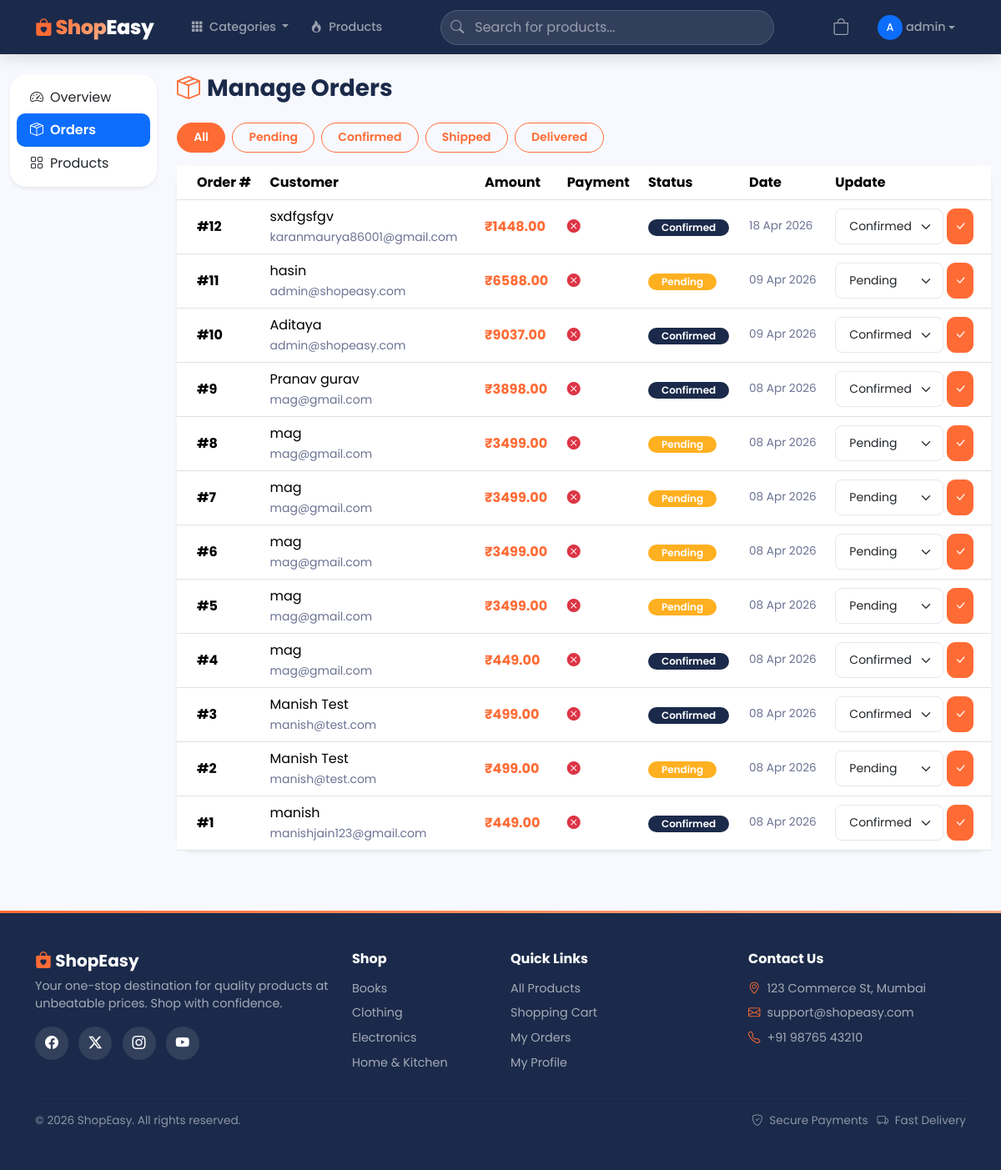
The app's page /dashboard/orders/ (signed in) with its own data.
### accounts/models.py (models this page shows, shortened)
class User(AbstractUser):
    phone = models.CharField(max_length=15, blank=True)
    address = models.TextField(blank=True)
    city = models.CharField(max_length=100, blank=True)
    state = models.CharField(max_length=100, blank=True)
    pincode = models.CharField(max_length=10, blank=True)

### orders/models.py (models this page shows, shortened)
class Order(models.Model):
    STATUS_CHOICES = [
        ('pending', 'Pending'),
        ('confirmed', 'Confirmed'),
        ('shipped', 'Shipped'),
        ('delivered', 'Delivered'),
        ('cancelled', 'Cancelled'),
    ]
    PAYMENT_METHOD_CHOICES = [
        ('razorpay', 'Razorpay'),
        ('cod', 'Cash on Delivery'),
    ]
    user = models.ForeignKey(settings.AUTH_USER_MODEL, on_delete=models.CASCADE, related_name='orders')
    full_name = models.CharField(max_length=200)
    email = models.EmailField()
    phone = models.CharField(max_length=15)
    address = models.TextField()
    city = models.CharField(max_length=100)
    state = models.CharField(max_length=100)
    pincode = models.CharField(max_length=10)
    total_amount = models.DecimalField(max_digits=10, decimal_places=2)
    payment_method = models.CharField(max_length=20, choices=PAYMENT_METHOD_CHOICES, default='razorpay')
    status = models.CharField(max_length=20, choices=STATUS_CHOICES, default='pending')
    razorpay_order_id = models.CharField(max_length=200, blank=True)
    razorpay_payment_id = models.CharField(max_length=200, blank=True)
    razorpay_signature = models.CharField(max_length=500, blank=True)
    is_paid = models.BooleanField(default=False)
    created_at = models.DateTimeField(auto_now_add=True)
    updated_at = models.DateTimeField(auto_now=True)
    class Meta:
        ordering = ['-created_at']

### products/models.py (models this page shows, shortened)
class Category(models.Model):
    name = models.CharField(max_length=200)
    slug = models.SlugField(unique=True)
    image = models.ImageField(upload_to='categories/', blank=True)
    class Meta:
        verbose_name_plural = 'Categories'
        ordering = ['name']

### dashboard/views.py (the view)
# urls.py: path('orders/', views.dashboard_orders, name='dashboard_orders'),
@staff_member_required
def dashboard_orders(request):
    orders = Order.objects.all()
    status_filter = request.GET.get('status')
    if status_filter:
        orders = orders.filter(status=status_filter)
    return render(request, 'dashboard/orders.html', {'orders': orders, 'status_filter': status_filter})

### templates/dashboard/orders.html (shortened to what this page needs)
{% extends 'base.html' %}
{% load static %}
{% block content %}
<div class="container-fluid py-4">
    <div class="row g-4">
        <div class="col-lg-2 animate-fadeInLeft">
            <div class="card shadow-sm" style="border-radius:var(--radius-lg);">
                <div class="card-body p-2">
                    <div class="list-group list-group-flush">
                        <a href="{% url 'dashboard_home' %}" class="list-group-item list-group-item-action" style="border-radius:10px;border:none;">
                            <i class="bi bi-speedometer2 me-2"></i>Overview
                        </a>
                        <a href="{% url 'dashboard_orders' %}" class="list-group-item list-group-item-action active" style="border-radius:10px;border:none;font-weight:600;">
                            <i class="bi bi-box-seam me-2"></i>Orders
                        </a>
                        <a href="{% url 'dashboard_products' %}" class="list-group-item list-group-item-action" style="border-radius:10px;border:none;">
                            <i class="bi bi-grid me-2"></i>Products
                        </a>
                    </div>
                </div>
            </div>
        </div>
        <div class="col-lg-10">
            <h3 class="fw-bold mb-4 animate-fadeInUp" style="color:var(--secondary);">
                <i class="bi bi-box-seam me-2" style="color:var(--primary);"></i>Manage Orders
            </h3>
            <div class="mb-3 animate-fadeInUp delay-1 d-flex gap-2 flex-wrap">
                <a href="{% url 'dashboard_orders' %}" class="btn btn-sm {% if not status_filter %}btn-primary{% else %}btn-outline-primary{% endif %}" style="border-radius:50px;padding:0.4rem 1.2rem;">All</a>
                <a href="?status=pending" class="btn btn-sm {% if status_filter == 'pending' %}btn-primary{% else %}btn-outline-primary{% endif %}" style="border-radius:50px;padding:0.4rem 1.2rem;">Pending</a>
                <a href="?status=confirmed" class="btn btn-sm {% if status_filter == 'confirmed' %}btn-primary{% else %}btn-outline-primary{% endif %}" style="border-radius:50px;padding:0.4rem 1.2rem;">Confirmed</a>
                <a href="?status=shipped" class="btn btn-sm {% if status_filter == 'shipped' %}btn-primary{% else %}btn-outline-primary{% endif %}" style="border-radius:50px;padding:0.4rem 1.2rem;">Shipped</a>
                <a href="?status=delivered" class="btn btn-sm {% if status_filter == 'delivered' %}btn-primary{% else %}btn-outline-primary{% endif %}" style="border-radius:50px;padding:0.4rem 1.2rem;">Delivered</a>
            </div>
            <div class="card shadow-sm animate-fadeInUp delay-2">
                <div class="card-body p-0">
                    <div class="table-responsive">
                        <table class="table table-hover mb-0 align-middle">
                            <thead style="background:var(--secondary);color:#fff;">
                                <tr>
                                    <th class="ps-4">Order #</th>
                                    <th>Customer</th>
                                    <th>Amount</th>
                                    <th>Payment</th>
                                    <th>Status</th>
                                    <th>Date</th>
                                    <th>Update</th>
                                </tr>
                            </thead>
                            <tbody>
                                {% for order in orders %}
                                <tr>
                                    <td class="ps-4 fw-bold">#{{ order.id }}</td>
                                    <td>
                                        {{ order.full_name }}
                                        <br><small style="color:var(--text-muted);">{{ order.email }}</small>
                                    </td>
                                    <td style="font-weight:700;color:var(--primary);">&#8377;{{ order.total_amount }}</td>
                                    <td>
                                        {% if order.is_paid %}
                                        <span style="color:var(--accent);"><i class="bi bi-check-circle-fill"></i></span>
                                        {% else %}
                                        <span class="text-danger"><i class="bi bi-x-circle-fill"></i></span>
                                        {% endif %}
                                    </td>
                                    <td>
                                        {% if order.status == 'delivered' %}
                                        <span class="badge px-3 py-1" style="background:var(--accent);">Delivered</span>
                                        {% elif order.status == 'shipped' %}
                                        <span class="badge bg-info px-3 py-1">Shipped</span>
                                        {% elif order.status == 'confirmed' %}
                                        <span class="badge px-3 py-1" style="background:var(--secondary);">Confirmed</span>
                                        {% elif order.status == 'cancelled' %}
                                        <span class="badge bg-danger px-3 py-1">Cancelled</span>
                                        {% else %}
                                        <span class="badge px-3 py-1" style="background:#FFB020;">Pending</span>
                                        {% endif %}
                                    </td>
                                    <td style="color:var(--text-muted);font-size:0.85rem;">{{ order.created_at|date:"d M Y" }}</td>
                                    <td>
                                        <form method="POST" action="{% url 'dashboard_order_update' order.id %}" class="d-flex gap-1">
                                            <select name="status" class="form-select form-select-sm" style="width:130px;border-radius:8px;">
                                                <option value="pending" {% if order.status == 'pending' %}selected{% endif %}>Pending</option>
                                                <option value="confirmed" {% if order.status == 'confirmed' %}selected{% endif %}>Confirmed</option>
                                            </select>
                                            <button type="submit" class="btn btn-sm btn-primary"><i class="bi bi-check-lg"></i></button>
                                        </form>
                                    </td>
                                </tr>
                                {% empty %}
                                <tr><td colspan="7" class="text-center py-4" style="color:var(--text-muted);">No orders found</td></tr>
                                {% endfor %}
                            </tbody>
                        </table>
                    </div>
                </div>
            </div>
        </div>
    </div>
</div>
{% endblock %}

### templates/base.html (shortened to what this page needs)
{% load static %}
<!DOCTYPE html>
<html lang="en">
<head>
    <link href="https://cdn.jsdelivr.net/npm/bootstrap@5.3.3/dist/css/bootstrap.min.css" rel="stylesheet">
    <link href="https://cdn.jsdelivr.net/npm/bootstrap-icons@1.11.3/font/bootstrap-icons.min.css" rel="stylesheet">
    <link href="{% static 'css/style.css' %}" rel="stylesheet">
</head>
<body>
    <nav class="navbar navbar-expand-lg navbar-dark navbar-main sticky-top" id="mainNav">
        <div class="container">
            <a class="navbar-brand" href="{% url 'home' %}">
                <i class="bi bi-bag-heart-fill"></i> <span>Shop</span>Easy
            </a>
            <div class="collapse navbar-collapse" id="navbarNav">
                <ul class="navbar-nav me-auto ms-3">
                    <li class="nav-item dropdown nav-categories">
                        <a class="nav-link dropdown-toggle" href="#" data-bs-toggle="dropdown">
                            <i class="bi bi-grid-3x3-gap-fill me-1"></i> Categories
                        </a>
                    </li>
                    <li class="nav-item">
                        <a class="nav-link" href="{% url 'product_list' %}">
                            <i class="bi bi-fire me-1"></i> Products
                        </a>
                    </li>
                </ul>
                <form class="search-box flex-grow-1 mx-3" action="{% url 'product_list' %}" method="GET">
                    <i class="bi bi-search search-icon"></i>
                    <input class="form-control" type="search" name="q" placeholder="Search for products..." value="{{ query|default:'' }}">
                </form>
                <ul class="navbar-nav ms-auto align-items-center">
                    <li class="nav-item">
                        <a class="nav-link cart-link" href="{% url 'cart_detail' %}">
                            <i class="bi bi-bag fs-5"></i>
                        </a>
                    </li>
                    {% if user.is_authenticated %}
                    <li class="nav-item dropdown ms-2">
                        <a class="nav-link dropdown-toggle d-flex align-items-center" href="#" data-bs-toggle="dropdown">
                            <div class="rounded-circle bg-primary d-flex align-items-center justify-content-center me-1" style="width:30px;height:30px;font-size:0.8rem;color:#fff;">
                                {{ user.username|make_list|first|upper }}
                            </div>
                            {{ user.username }}
                        </a>
                    </li>
                    {% endif %}
                </ul>
            </div>
        </div>
    </nav>
    <main>
        {% block content %}{% endblock %}
    </main>
    <footer class="footer-main py-5 mt-5">
        <div class="container">
            <div class="row g-4">
                <div class="col-lg-4">
                    <h5><i class="bi bi-bag-heart-fill" style="color:var(--primary);"></i> ShopEasy</h5>
                    <p style="color:rgba(255,255,255,0.6);font-size:0.9rem;">Your one-stop destination for quality products at unbeatable prices. Shop with confidence.</p>
                    <div class="footer-social mt-3">
                        <a href="#"><i class="bi bi-facebook"></i></a>
                        <a href="#"><i class="bi bi-twitter-x"></i></a>
                        <a href="#"><i class="bi bi-instagram"></i></a>
                        <a href="#"><i class="bi bi-youtube"></i></a>
                    </div>
                </div>
                <div class="col-lg-2">
                    <h6 class="mb-3">Shop</h6>
                    <ul class="list-unstyled" style="font-size:0.9rem;">
                        {% for cat in nav_categories %}
                        <li class="mb-2"><a href="{% url 'product_list' %}?category={{ cat.slug }}">{{ cat.name }}</a></li>
                        {% endfor %}
                    </ul>
                </div>
                <div class="col-lg-3">
                    <h6 class="mb-3">Quick Links</h6>
                    <ul class="list-unstyled" style="font-size:0.9rem;">
                        <li class="mb-2"><a href="{% url 'product_list' %}">All Products</a></li>
                        <li class="mb-2"><a href="{% url 'cart_detail' %}">Shopping Cart</a></li>
                        {% if user.is_authenticated %}
                        <li class="mb-2"><a href="{% url 'order_list' %}">My Orders</a></li>
                        <li class="mb-2"><a href="{% url 'profile' %}">My Profile</a></li>
                        {% else %}
                        <li class="mb-2"><a href="{% url 'login' %}">Login</a></li>
                        <li class="mb-2"><a href="{% url 'signup' %}">Sign Up</a></li>
                        {% endif %}
                    </ul>
                </div>
                <div class="col-lg-3">
                    <h6 class="mb-3">Contact Us</h6>
                    <ul class="list-unstyled" style="font-size:0.9rem;color:rgba(255,255,255,0.6);">
                        <li class="mb-2"><i class="bi bi-geo-alt me-2" style="color:var(--primary);"></i>123 Commerce St, Mumbai</li>
                        <li class="mb-2"><i class="bi bi-envelope me-2" style="color:var(--primary);"></i>support@shopeasy.com</li>
                        <li class="mb-2"><i class="bi bi-telephone me-2" style="color:var(--primary);"></i>+91 98765 43210</li>
                    </ul>
                </div>
            </div>
            <hr style="border-color:rgba(255,255,255,0.1);">
            <div class="d-flex justify-content-between align-items-center flex-wrap">
                <p style="color:rgba(255,255,255,0.5);font-size:0.85rem;" class="mb-0">&copy; 2026 ShopEasy. All rights reserved.</p>
                <div style="color:rgba(255,255,255,0.5);font-size:0.85rem;">
                    <i class="bi bi-shield-check me-1"></i> Secure Payments &nbsp;
                    <i class="bi bi-truck me-1"></i> Fast Delivery
                </div>
            </div>
        </div>
    </footer>
</body>
</html>

### records on screen
User: username|make_list "A", username "admin"
Order: id "12", full_name "sxdfgsfgv", email "karanmaurya86001@gmail.com", total_amount "1448.00", is_paid False (drawn), shows "Confirmed", created_at "18 Apr 2026", status "Confirmed"
Order: id "11", full_name "hasin", email "admin@shopeasy.com", total_amount "6588.00", is_paid False (drawn), shows "Pending", created_at "09 Apr 2026", status "Pending"
Order: id "10", full_name "Aditaya", email "admin@shopeasy.com", total_amount "9037.00", is_paid False (drawn), shows "Confirmed", created_at "09 Apr 2026", status "Confirmed"
Order: id "9", full_name "Pranav gurav", email "mag@gmail.com", total_amount "3898.00", is_paid False (drawn), shows "Confirmed", created_at "08 Apr 2026", status "Confirmed"
Order: id "8", full_name "mag", email "mag@gmail.com", total_amount "3499.00", is_paid False (drawn), shows "Pending", created_at "08 Apr 2026", status "Pending"
Order: id "7", full_name "mag", email "mag@gmail.com", total_amount "3499.00", is_paid False (drawn), shows "Pending", created_at "08 Apr 2026", status "Pending"
Order: id "6", full_name "mag", email "mag@gmail.com", total_amount "3499.00", is_paid False (drawn), shows "Pending", created_at "08 Apr 2026", status "Pending"
Order: id "5", full_name "mag", email "mag@gmail.com", total_amount "3499.00", is_paid False (drawn), shows "Pending", created_at "08 Apr 2026", status "Pending"
Order: id "4", full_name "mag", email "mag@gmail.com", total_amount "449.00", is_paid False (drawn), shows "Confirmed", created_at "08 Apr 2026", status "Confirmed"
Order: id "3", full_name "Manish Test", email "manish@test.com", total_amount "499.00", is_paid False (drawn), shows "Confirmed", created_at "08 Apr 2026", status "Confirmed"
Order: id "2", full_name "Manish Test", email "manish@test.com", total_amount "499.00", is_paid False (drawn), shows "Pending", created_at "08 Apr 2026", status "Pending"
Order: id "1", full_name "manish", email "manishjain123@gmail.com", total_amount "449.00", is_paid False (drawn), shows "Confirmed", created_at "08 Apr 2026", status "Confirmed"
Category: name "Books"
Category: name "Clothing"
Category: name "Electronics"
Category: name "Home & Kitchen"
